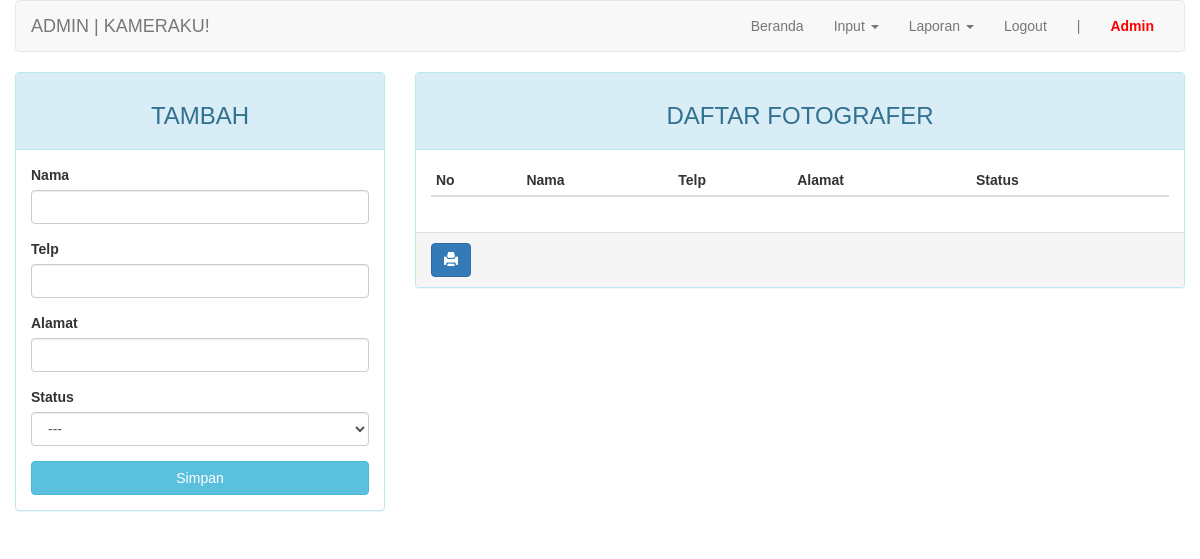
/admin/index.php?page=fotografer (signed in), run on an earlier commit of the app's database.
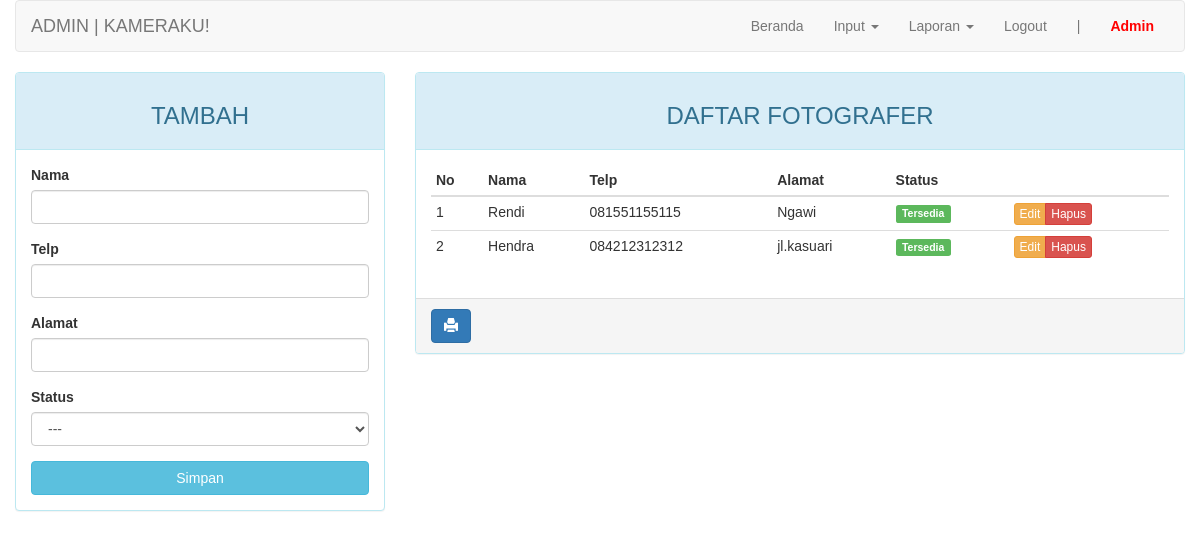
And on a later commit of the database.
### tables this page shows
CREATE TABLE `fotografer` (
  `id_fotografer` int(11) NOT NULL,
  `nama` varchar(30) NOT NULL,
  `telp` char(12) NOT NULL,
  `alamat` varchar(50) NOT NULL,
  `status` enum('0','1') NOT NULL
);

### admin/page/fotografer.php (the view, shortened to what this page needs)
<?php
$update = (isset($_GET['action']) AND $_GET['action'] == 'update') ? true : false;
?>
<div class="row">
	<div class="col-md-4 hidden-print">
	    <div class="panel panel-<?= ($update) ? "warning" : "info" ?>">
	        <div class="panel-heading"><h3 class="text-center"><?= ($update) ? "EDIT" : "TAMBAH" ?></h3></div>
	        <div class="panel-body">
	            <form action="<?=$_SERVER['REQUEST_URI']?>" method="POST">
	                <div class="form-group">
	                    <label for="nama">Nama</label>
	                    <input type="text" name="nama" class="form-control" <?= (!$update) ?: 'value="'.$row["nama"].'"' ?>>
	                </div>
	                <div class="form-group">
	                    <label for="telp">Telp</label>
	                    <input type="text" name="telp" class="form-control" <?= (!$update) ?: 'value="'.$row["telp"].'"' ?>>
	                </div>
	                <div class="form-group">
	                    <label for="alamat">Alamat</label>
	                    <input type="text" name="alamat" class="form-control" <?= (!$update) ?: 'value="'.$row["alamat"].'"' ?>>
	                </div>
	                <div class="form-group">
	                    <label for="status">Status</label>
											<select class="form-control" name="status">
												<option>---</option>
											</select>
	                </div>
	                <button type="submit" class="btn btn-<?= ($update) ? "warning" : "info" ?> btn-block">Simpan</button>
	            </form>
	        </div>
	    </div>
	</div>
	<div class="col-md-8">
	    <div class="panel panel-info">
	        <div class="panel-heading"><h3 class="text-center">DAFTAR FOTOGRAFER</h3></div>
	        <div class="panel-body">
	            <table class="table table-condensed">
	                <thead>
	                    <tr>
	                        <th>No</th>
	                        <th>Nama</th>
	                        <th>Telp</th>
	                        <th>Alamat</th>
	                        <th>Status</th>
	                        <th class="hidden-print"></th>
	                    </tr>
	                </thead>
	                <tbody>
	                    <?php $no = 1; ?>
	                    <?php if ($query = $connection->query("SELECT * FROM fotografer")): ?>
	                        <?php while($row = $query->fetch_assoc()): ?>
	                        <tr>
	                            <td><?=$no++?></td>
															<td><?=$row['nama']?></td>
															<td><?=$row['telp']?></td>
															<td><?=$row['alamat']?></td>
															<td><span class="label label-<?=($row['status']) ? "success" : "danger" ?>"><?=($row['status']) ? "Tersedia" : "Tidak Tersedia" ?></span></td>
	                            <td class="hidden-print">
	                                <div class="btn-group">
	                                    <a href="?page=fotografer&action=update&key=<?=$row['id_fotografer']?>" class="btn btn-warning btn-xs">Edit</a>
	                                    <a href="?page=fotografer&action=delete&key=<?=$row['id_fotografer']?>" class="btn btn-danger btn-xs">Hapus</a>
	                                </div>
	                            </td>
	                        </tr>
	                        <?php endwhile ?>
	                    <?php endif ?>
	                </tbody>
	            </table>
	        </div>
			    <div class="panel-footer hidden-print">
			        <a onClick="window.print();return false" class="btn btn-primary"><i class="glyphicon glyphicon-print"></i></a>
			    </div>
	    </div>
	</div>
</div>

What changed in the data, as far as the page shows it:
added fotografer: nama "Rendi", telp "081551155115", alamat "Ngawi", status "Tersedia"
added fotografer: nama "Hendra", telp "084212312312", alamat "jl.kasuari", status "Tersedia"
